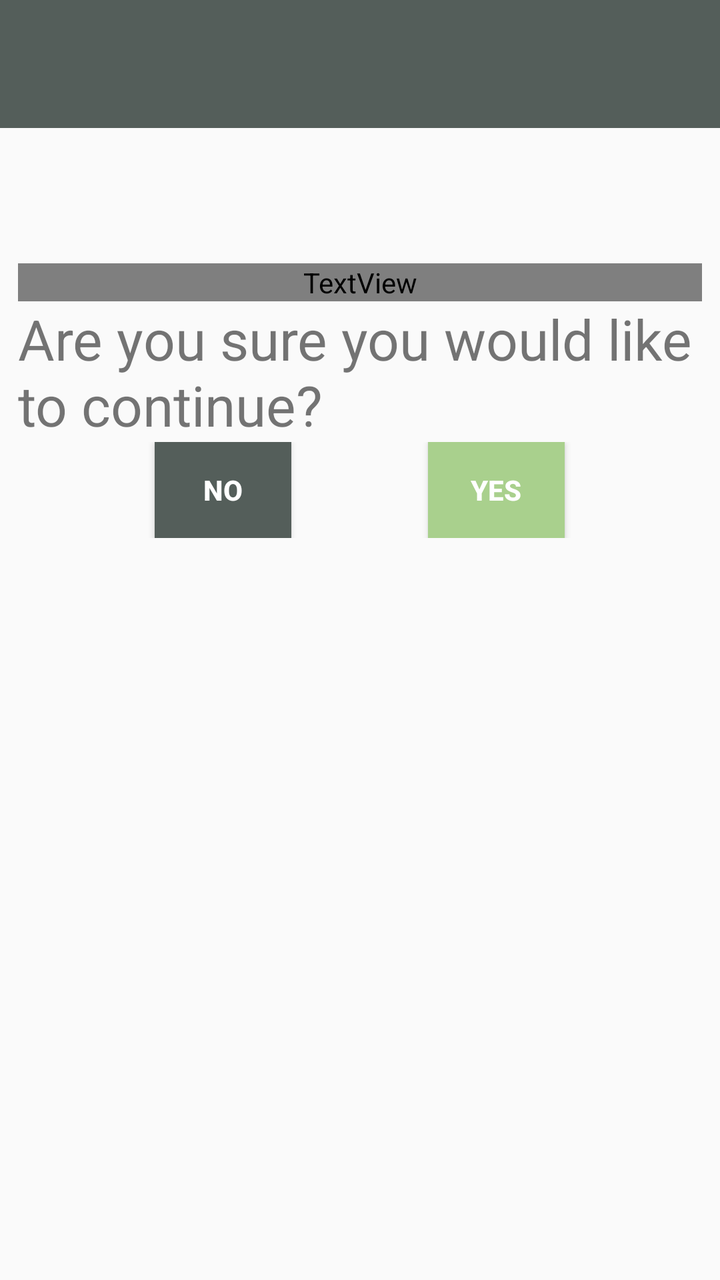
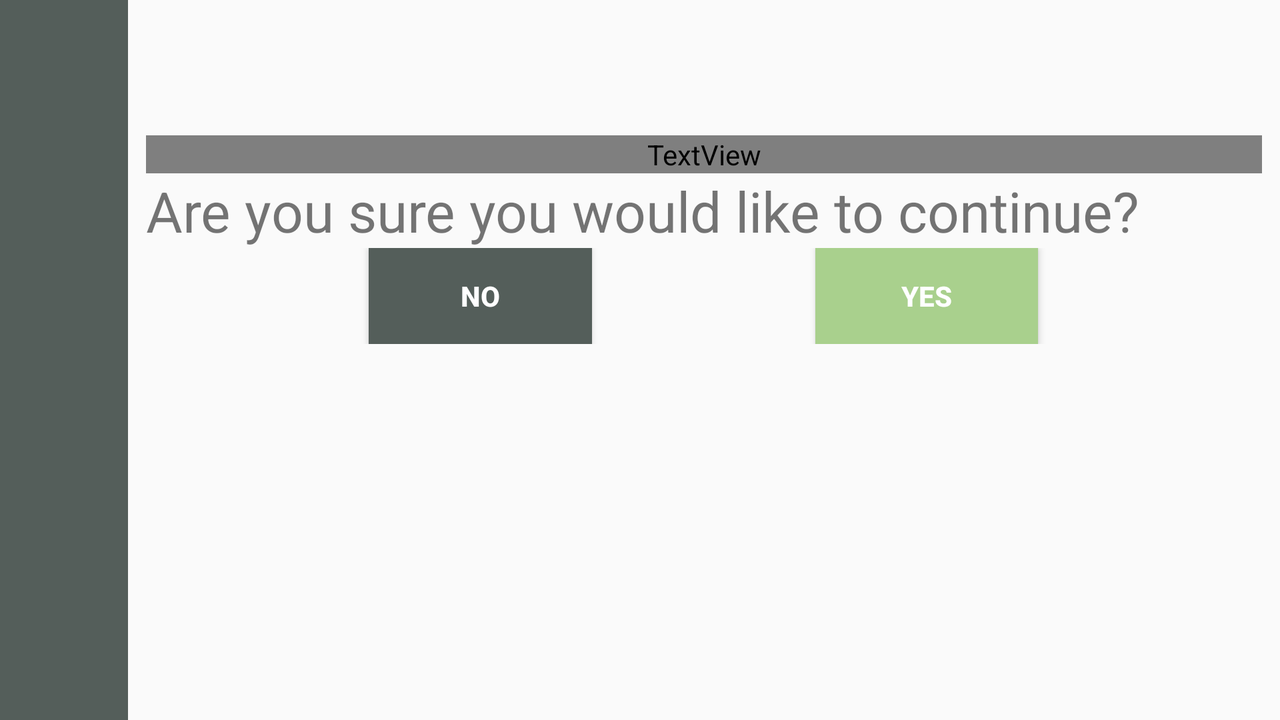

First picture: res/layout/ on a phone held upright. Second picture: the repository's own variant of that layout, on a device whose configuration matches the variant's folder. Source for both follows.
<!-- AndroidManifest.xml: application theme AppTheme -->
<!-- res/layout/fragment_recipe_use1.xml -->
<?xml version="1.0" encoding="utf-8"?>
<LinearLayout
        xmlns:android="http://schemas.android.com/apk/res/android"
        xmlns:tools="http://schemas.android.com/tools"
        xmlns:app="http://schemas.android.com/apk/res-auto"
        android:orientation="vertical"
        android:layout_width="match_parent"
        android:layout_height="match_parent">

    <LinearLayout
            android:orientation="horizontal"
            android:layout_width="match_parent"
            android:layout_height="0dp" android:layout_weight=".1" android:background="#545E5A">
        <ImageButton
                android:src="@drawable/navdrawer"
                android:layout_width="0dp"
                android:layout_height="match_parent" android:id="@+id/nav_button" android:background="#0000"
                android:layout_weight="0.2"/>
        <Space
                android:layout_width="0dp"
                android:layout_height="wrap_content" android:layout_weight="0.8"/>

    </LinearLayout>
    <ScrollView
            android:layout_width="match_parent"
            android:layout_height="0dp"
            android:padding="5sp" android:layout_weight="0.9">

        <LinearLayout
                android:layout_width="match_parent"
                android:layout_height="wrap_content"
                android:orientation="vertical"
                android:padding="4sp">


            <TextView
                    android:layout_width="match_parent"
                    android:layout_height="wrap_content" android:id="@+id/sufficient_text" android:textSize="22sp"/>
            <TextView
                    android:layout_width="match_parent"
                    android:layout_height="wrap_content" android:id="@+id/insufficient_text"
                    android:textColor="#9b870c" android:textSize="22sp"/>
            <TextView
                    android:layout_width="match_parent"
                    android:layout_height="wrap_content" android:id="@+id/missing_text"
                    android:textColor="@color/quantum_vanillared900" android:textSize="22sp"/>
            <TextView
                    android:text="Are you sure you would like to continue?"
                    android:layout_width="match_parent"
                    android:layout_height="wrap_content" android:id="@+id/textView14" android:textSize="28sp"/>
            <LinearLayout
                    android:orientation="horizontal"
                    android:layout_width="match_parent"
                    android:layout_height="match_parent">
                <Space
                        android:layout_width="wrap_content"
                        android:layout_height="wrap_content" android:layout_weight="0.2"/>
                <Button
                        android:text="No"
                        android:layout_width="0dp"
                        android:layout_height="wrap_content" android:id="@+id/use_recipe_deny"
                        android:layout_weight="0.2"
                        android:background="#545E5A" android:textStyle="bold" android:textColor="#FFFFFF"/>
                <Space
                        android:layout_width="wrap_content"
                        android:layout_height="wrap_content" android:layout_weight="0.2"/>
                <Button
                        android:layout_width="0dp"
                        android:layout_height="wrap_content" android:id="@+id/use_recipe_confirm"
                        android:layout_weight="0.2"
                        android:text="Yes"
                        android:background="#A9D08D" android:textStyle="bold" android:textColor="#FFFFFF"/>
                <Space
                        android:layout_width="wrap_content"
                        android:layout_height="wrap_content" android:layout_weight="0.2"/>
            </LinearLayout>
        </LinearLayout>


    </ScrollView>


</LinearLayout>
<!-- resources referenced by this layout -->
<resources>
  <style name="AppTheme" parent="Theme.AppCompat.Light.NoActionBar">
          
          <item name="colorPrimary">@color/colorPrimary</item>
          <item name="colorPrimaryDark">@color/colorPrimaryDark</item>
          <item name="colorAccent">@color/colorAccent</item>
      </style>
</resources>
<!-- res/layout-land/fragment_recipe_use1.xml (the repository's variant of the layout above) -->
<!-- drawn on the phone turned sideways -->
<?xml version="1.0" encoding="utf-8"?>
<LinearLayout
        xmlns:android="http://schemas.android.com/apk/res/android"
        xmlns:tools="http://schemas.android.com/tools"
        xmlns:app="http://schemas.android.com/apk/res-auto"
        android:orientation="horizontal"
        android:layout_width="match_parent"
        android:layout_height="match_parent">

    <LinearLayout
            android:orientation="vertical"
            android:layout_width="0dp"
            android:layout_height="match_parent" android:layout_weight=".1" android:background="#545E5A">
        <ImageButton
                android:src="@drawable/navdrawer"
                android:layout_width="match_parent"
                android:layout_height="0dp" android:id="@+id/nav_button" android:background="#0000"
                android:layout_weight="0.2"/>
        <Space
                android:layout_width="wrap_content"
                android:layout_height="0dp" android:layout_weight="0.8"/>

    </LinearLayout>
    <ScrollView
            android:layout_width="0dp"
            android:layout_height="match_parent"
            android:padding="5sp" android:layout_weight="0.9">

        <LinearLayout
                android:layout_width="match_parent"
                android:layout_height="wrap_content"
                android:orientation="vertical"
                android:padding="4sp">


            <TextView
                    android:layout_width="match_parent"
                    android:layout_height="wrap_content" android:id="@+id/sufficient_text" android:textSize="22sp"/>
            <TextView
                    android:layout_width="match_parent"
                    android:layout_height="wrap_content" android:id="@+id/insufficient_text"
                    android:textColor="#9b870c" android:textSize="22sp"/>
            <TextView
                    android:layout_width="match_parent"
                    android:layout_height="wrap_content" android:id="@+id/missing_text"
                    android:textColor="@color/quantum_vanillared900" android:textSize="22sp"/>
            <TextView
                    android:text="Are you sure you would like to continue?"
                    android:layout_width="match_parent"
                    android:layout_height="wrap_content" android:id="@+id/textView14" android:textSize="28sp"/>
            <LinearLayout
                    android:orientation="horizontal"
                    android:layout_width="match_parent"
                    android:layout_height="match_parent">
                <Space
                        android:layout_width="wrap_content"
                        android:layout_height="wrap_content" android:layout_weight="0.2"/>
                <Button
                        android:text="No"
                        android:layout_width="0dp"
                        android:layout_height="wrap_content" android:id="@+id/use_recipe_deny"
                        android:layout_weight="0.2"
                        android:background="#545E5A" android:textStyle="bold" android:textColor="#FFFFFF"/>
                <Space
                        android:layout_width="wrap_content"
                        android:layout_height="wrap_content" android:layout_weight="0.2"/>
                <Button
                        android:layout_width="0dp"
                        android:layout_height="wrap_content" android:id="@+id/use_recipe_confirm"
                        android:layout_weight="0.2"
                        android:text="Yes"
                        android:background="#A9D08D" android:textStyle="bold" android:textColor="#FFFFFF"/>
                <Space
                        android:layout_width="wrap_content"
                        android:layout_height="wrap_content" android:layout_weight="0.2"/>
            </LinearLayout>
        </LinearLayout>


    </ScrollView>


</LinearLayout>
